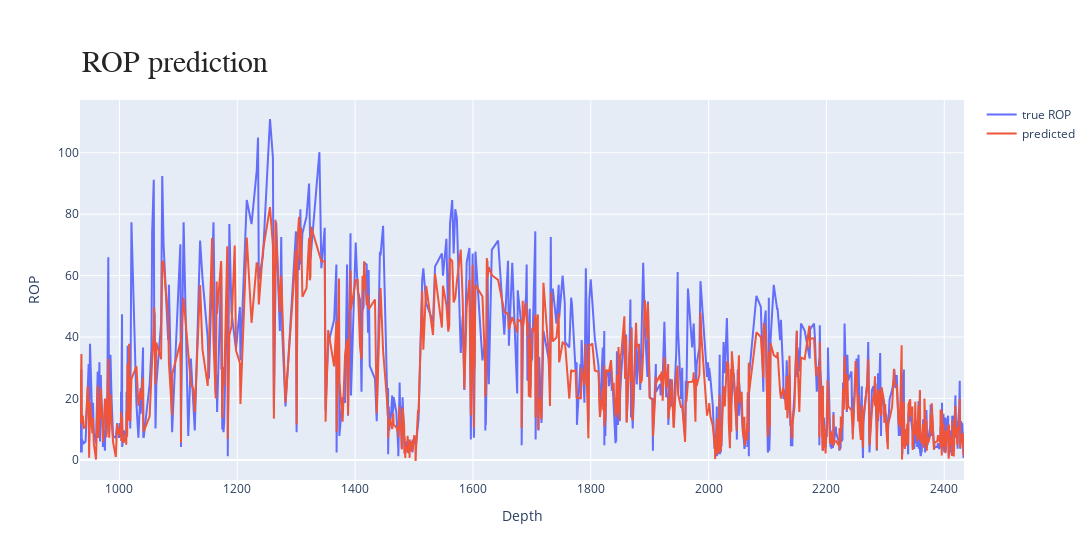

The notebook cell saved with this chart:
### Code cell
# Create traces
fig = go.Figure()
fig.add_trace(go.Scatter( x=depth_,y=rop_,
                    mode='lines',
                    name='true ROP'))
fig.add_trace(go.Scatter(y=pred_, x=depth_,
                    mode='lines',
                    name='predicted'))
# Title
fig.update_layout(
    annotations=annotations,
    yaxis=dict(title='ROP '),
    xaxis=dict(title='Depth'),
    width=1200
)
fig.show()

### Figure 1 — Plotly figure (JSON) as saved in the notebook; plotly's stock layout.template omitted (floating-point values rounded to 4 significant figures; data arrays with more than 128 entries replaced by an {"elided": "..."} marker saying what was removed)
{"data": [{"mode": "lines", "name": "true ROP", "type": "scatter", "x": {"elided": "847 float values"}, "y": {"elided": "847 float values"}}, {"mode": "lines", "name": "predicted", "type": "scatter", "x": {"elided": "847 float values"}, "y": {"elided": "847 float values"}}], "layout": {"annotations": [{"font": {"color": "rgb(37,37,37)", "family": "Arial", "size": 30}, "showarrow": false, "text": "ROP prediction", "x": 0, "xanchor": "left", "xref": "paper", "y": 1.05, "yanchor": "bottom", "yref": "paper"}], "width": 1200, "xaxis": {"title": {"text": "Depth"}}, "yaxis": {"title": {"text": "ROP "}}}}
